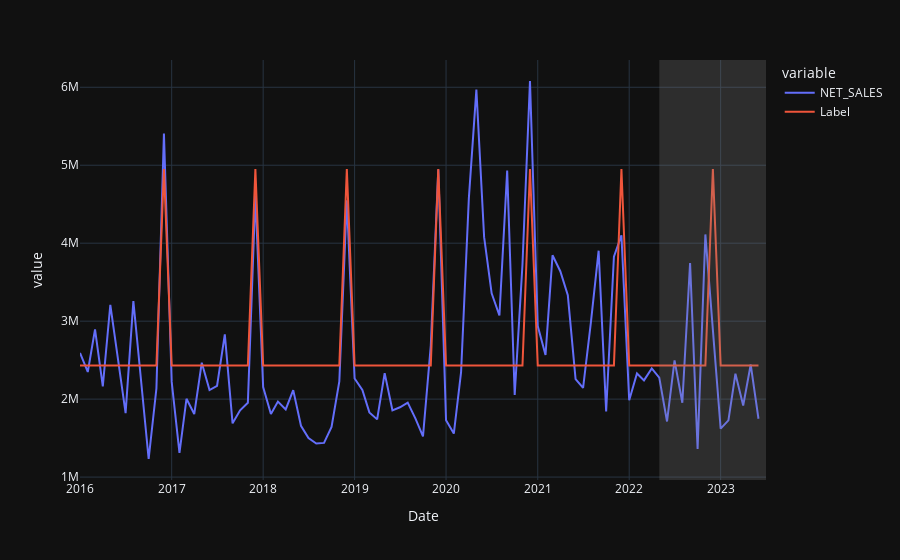

Notebook cell for this chart:
### Code cell
# generate predictions on the original dataset
predictions = predict_model(best, data=df_200_155)
# add a date column in the dataset
predictions['Date'] = pd.date_range(start='2016-01-01', end = '2023-06-01', freq = 'MS')
# line plot
fig = px.line(predictions, x='Date', y=["NET_SALES", "Label"], template = 'plotly_dark')
# add a vertical rectange for test-set separation
fig.add_vrect(x0="2022-05-01", x1="2023-07-01", fillcolor="grey", opacity=0.25, line_width=0)
fig.show()
